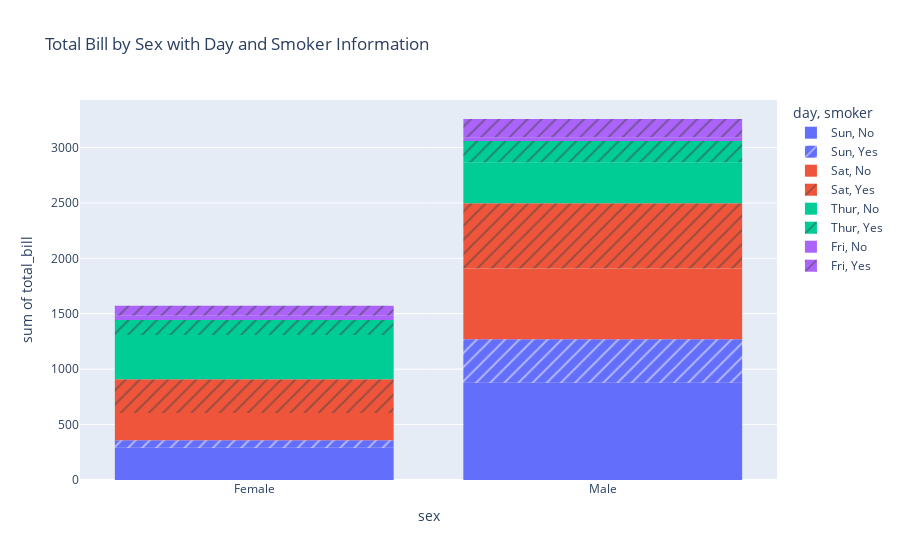

Source (notebook cell):
### Markdown cell above
## Ans:

### Code cell
fig1 = px.histogram(
    df,
    x="sex",
    y="total_bill",
    color="day",
    pattern_shape="smoker",
    title="Total Bill by Sex with Day and Smoker Information",)
fig1.show()

### Figure 1 — Plotly figure (JSON) as saved in the notebook; plotly's stock layout.template omitted (floating-point values rounded to 4 significant figures)
{"data": [{"alignmentgroup": "True", "bingroup": "x", "histfunc": "sum", "hovertemplate": "day=Sun<br>smoker=No<br>sex=%{x}<br>sum of total_bill=%{y}<extra></extra>", "legendgroup": "Sun, No", "marker": {"color": "#636efa", "pattern": {"shape": ""}}, "name": "Sun, No", "offsetgroup": "Sun, No", "orientation": "v", "showlegend": true, "type": "histogram", "x": ["Female", "Male", "Male", "Male", "Female", "Male", "Male", "Male", "Male", "Male", "Male", "Female", "Male", "Male", "Female", "Male", "Female", "Male", "Female", "Male", "Male", "Male", "Male", "Male", "Male", "Male", "Male", "Male", "Male", "Female", "Female", "Male", "Male", "Male", "Male", "Male", "Female", "Female", "Male", "Male", "Male", "Male", "Male", "Male", "Female", "Male", "Female", "Female", "Male", "Male", "Male", "Female", "Male", "Male", "Male", "Male", "Male"], "xaxis": "x", "y": [16.99, 10.34, 21.01, 23.68, 24.59, 25.29, 8.77, 26.88, 15.04, 14.78, 10.27, 35.26, 15.42, 18.43, 14.83, 21.58, 10.33, 16.29, 16.97, 17.46, 13.94, 9.68, 30.4, 18.29, 22.23, 32.4, 28.55, 18.04, 12.54, 10.29, 34.81, 9.94, 25.56, 19.49, 38.07, 23.95, 25.71, 17.31, 29.93, 14.07, 13.13, 17.26, 24.55, 19.77, 29.85, 48.17, 25, 13.39, 16.49, 21.5, 12.66, 16.21, 13.81, 24.52, 20.76, 31.71, 20.69], "yaxis": "y"}, {"alignmentgroup": "True", "bingroup": "x", "histfunc": "sum", "hovertemplate": "day=Sun<br>smoker=Yes<br>sex=%{x}<br>sum of total_bill=%{y}<extra></extra>", "legendgroup": "Sun, Yes", "marker": {"color": "#636efa", "pattern": {"shape": "/"}}, "name": "Sun, Yes", "offsetgroup": "Sun, Yes", "orientation": "v", "showlegend": true, "type": "histogram", "x": ["Female", "Male", "Male", "Male", "Male", "Male", "Male", "Female", "Male", "Male", "Male", "Male", "Male", "Male", "Female", "Male", "Female", "Male", "Male"], "xaxis": "x", "y": [17.51, 7.25, 31.85, 16.82, 32.9, 17.89, 14.48, 9.6, 34.63, 34.65, 23.33, 45.35, 23.17, 40.55, 20.9, 30.46, 18.15, 23.1, 15.69], "yaxis": "y"}, {"alignmentgroup": "True", "bingroup": "x", "histfunc": "sum", "hovertemplate": "day=Sat<br>smoker=No<br>sex=%{x}<br>sum of total_bill=%{y}<extra></extra>", "legendgroup": "Sat, No", "marker": {"color": "#EF553B", "pattern": {"shape": ""}}, "name": "Sat, No", "offsetgroup": "Sat, No", "orientation": "v", "showlegend": true, "type": "histogram", "x": ["Male", "Male", "Female", "Female", "Male", "Male", "Male", "Male", "Male", "Male", "Female", "Male", "Male", "Female", "Female", "Male", "Male", "Male", "Female", "Male", "Male", "Male", "Female", "Male", "Male", "Male", "Female", "Male", "Male", "Female", "Female", "Male", "Female", "Male", "Male", "Female", "Male", "Male", "Male", "Male", "Male", "Male", "Female", "Male", "Male"], "xaxis": "x", "y": [20.65, 17.92, 20.29, 15.77, 39.42, 19.82, 17.81, 13.37, 12.69, 21.7, 19.65, 9.55, 18.35, 15.06, 20.69, 17.78, 24.06, 16.31, 16.93, 18.69, 31.27, 16.04, 26.41, 48.27, 17.59, 20.08, 16.45, 20.23, 12.02, 17.07, 14.73, 10.51, 20.92, 18.24, 14, 7.25, 48.33, 20.45, 13.28, 11.61, 10.77, 10.07, 35.83, 29.03, 17.82], "yaxis": "y"}, {"alignmentgroup": "True", "bingroup": "x", "histfunc": "sum", "hovertemplate": "day=Sat<br>smoker=Yes<br>sex=%{x}<br>sum of total_bill=%{y}<extra></extra>", "legendgroup": "Sat, Yes", "marker": {"color": "#EF553B", "pattern": {"shape": "/"}}, "name": "Sat, Yes", "offsetgroup": "Sat, Yes", "orientation": "v", "showlegend": true, "type": "histogram", "x": ["Male", "Male", "Male", "Male", "Male", "Male", "Female", "Male", "Female", "Female", "Male", "Female", "Female", "Male", "Male", "Male", "Female", "Female", "Female", "Male", "Male", "Male", "Male", "Male", "Female", "Male", "Male", "Female", "Female", "Female", "Male", "Male", "Male", "Female", "Female", "Male", "Male", "Male", "Male", "Male", "Female", "Male"], "xaxis": "x", "y": [38.01, 11.24, 20.29, 13.81, 11.02, 18.29, 3.07, 15.01, 26.86, 25.28, 17.92, 44.3, 22.42, 15.36, 20.49, 25.21, 14.31, 10.59, 10.63, 50.81, 15.81, 26.59, 38.73, 24.27, 12.76, 30.06, 25.89, 13.27, 28.17, 12.9, 28.15, 11.59, 7.74, 30.14, 22.12, 24.01, 15.69, 15.53, 12.6, 32.83, 27.18, 22.67], "yaxis": "y"}, {"alignmentgroup": "True", "bingroup": "x", "histfunc": "sum", "hovertemplate": "day=Thur<br>smoker=No<br>sex=%{x}<br>sum of total_bill=%{y}<extra></extra>", "legendgroup": "Thur, No", "marker": {"color": "#00cc96", "pattern": {"shape": ""}}, "name": "Thur, No", "offsetgroup": "Thur, No", "orientation": "v", "showlegend": true, "type": "histogram", "x": ["Male", "Male", "Male", "Male", "Female", "Male", "Female", "Male", "Male", "Male", "Male", "Female", "Female", "Female", "Male", "Female", "Male", "Male", "Female", "Female", "Male", "Female", "Female", "Male", "Male", "Female", "Female", "Female", "Female", "Female", "Female", "Female", "Female", "Female", "Male", "Male", "Female", "Female", "Female", "Female", "Female", "Male", "Male", "Male", "Female"], "xaxis": "x", "y": [27.2, 22.76, 17.29, 16.66, 10.07, 15.98, 34.83, 13.03, 18.28, 24.71, 21.16, 10.65, 12.43, 24.08, 11.69, 13.42, 14.26, 15.95, 12.48, 29.8, 8.52, 14.52, 11.38, 22.82, 19.08, 20.27, 11.17, 12.26, 18.26, 8.51, 10.33, 14.15, 13.16, 17.47, 34.3, 41.19, 27.05, 16.43, 8.35, 18.64, 11.87, 9.78, 7.51, 7.56, 18.78], "yaxis": "y"}, {"alignmentgroup": "True", "bingroup": "x", "histfunc": "sum", "hovertemplate": "day=Thur<br>smoker=Yes<br>sex=%{x}<br>sum of total_bill=%{y}<extra></extra>", "legendgroup": "Thur, Yes", "marker": {"color": "#00cc96", "pattern": {"shape": "/"}}, "name": "Thur, Yes", "offsetgroup": "Thur, Yes", "orientation": "v", "showlegend": true, "type": "histogram", "x": ["Male", "Male", "Male", "Female", "Male", "Male", "Male", "Male", "Female", "Female", "Male", "Male", "Female", "Female", "Female", "Male", "Female"], "xaxis": "x", "y": [19.44, 32.68, 16, 19.81, 28.44, 15.48, 16.58, 10.34, 43.11, 13, 13.51, 18.71, 12.74, 13, 16.4, 20.53, 16.47], "yaxis": "y"}, {"alignmentgroup": "True", "bingroup": "x", "histfunc": "sum", "hovertemplate": "day=Fri<br>smoker=No<br>sex=%{x}<br>sum of total_bill=%{y}<extra></extra>", "legendgroup": "Fri, No", "marker": {"color": "#ab63fa", "pattern": {"shape": ""}}, "name": "Fri, No", "offsetgroup": "Fri, No", "orientation": "v", "showlegend": true, "type": "histogram", "x": ["Male", "Female", "Male", "Female"], "xaxis": "x", "y": [22.49, 22.75, 12.46, 15.98], "yaxis": "y"}, {"alignmentgroup": "True", "bingroup": "x", "histfunc": "sum", "hovertemplate": "day=Fri<br>smoker=Yes<br>sex=%{x}<br>sum of total_bill=%{y}<extra></extra>", "legendgroup": "Fri, Yes", "marker": {"color": "#ab63fa", "pattern": {"shape": "/"}}, "name": "Fri, Yes", "offsetgroup": "Fri, Yes", "orientation": "v", "showlegend": true, "type": "histogram", "x": ["Male", "Female", "Female", "Male", "Male", "Male", "Male", "Female", "Female", "Male", "Female", "Male", "Male", "Female", "Female"], "xaxis": "x", "y": [28.97, 5.75, 16.32, 40.17, 27.28, 12.03, 21.01, 11.35, 15.38, 12.16, 13.42, 8.58, 13.42, 16.27, 10.09], "yaxis": "y"}], "layout": {"autosize": true, "barmode": "relative", "legend": {"title": {"text": "day, smoker"}, "tracegroupgap": 0}, "title": {"text": "Total Bill by Sex with Day and Smoker Information"}, "xaxis": {"anchor": "y", "autorange": true, "domain": [0, 1], "range": [-0.5, 1.5], "title": {"text": "sex"}, "type": "category"}, "yaxis": {"anchor": "x", "autorange": true, "domain": [0, 1], "range": [0, 3428.0], "title": {"text": "sum of total_bill"}, "type": "linear"}}}
